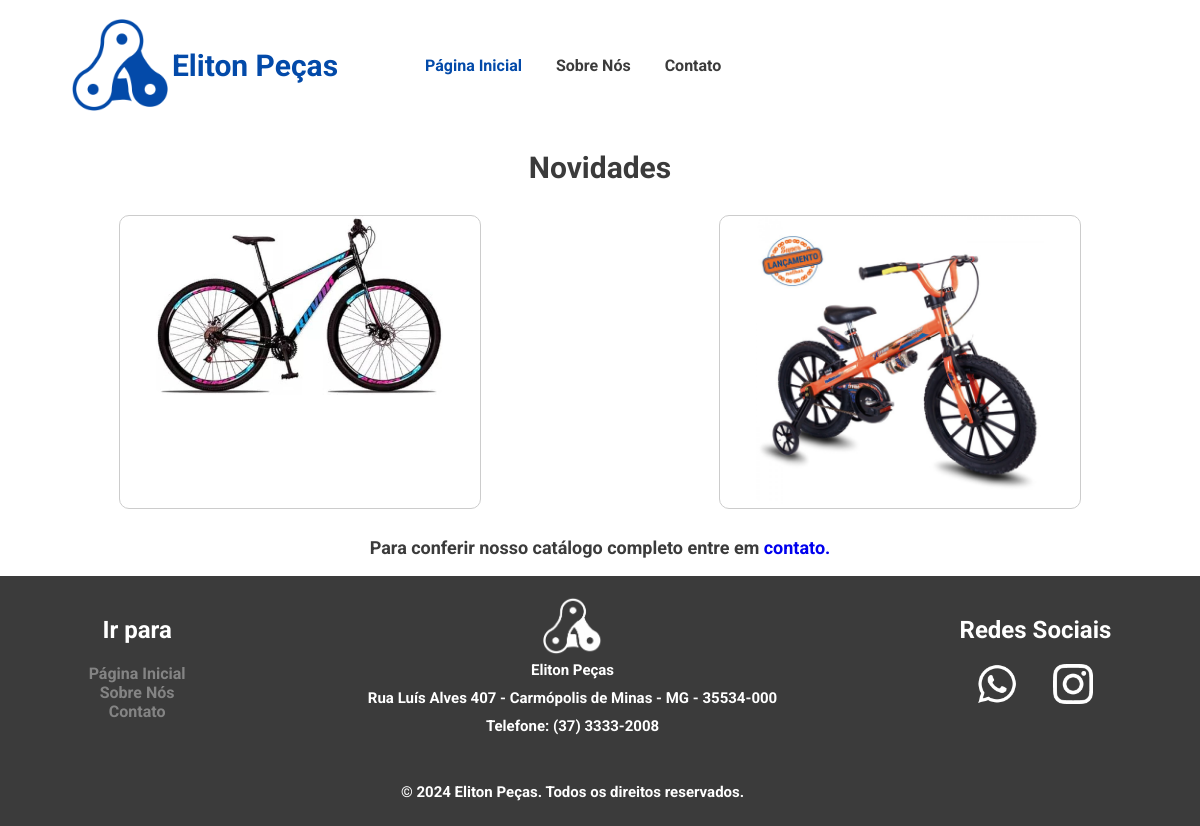
Before: / with the older database file.
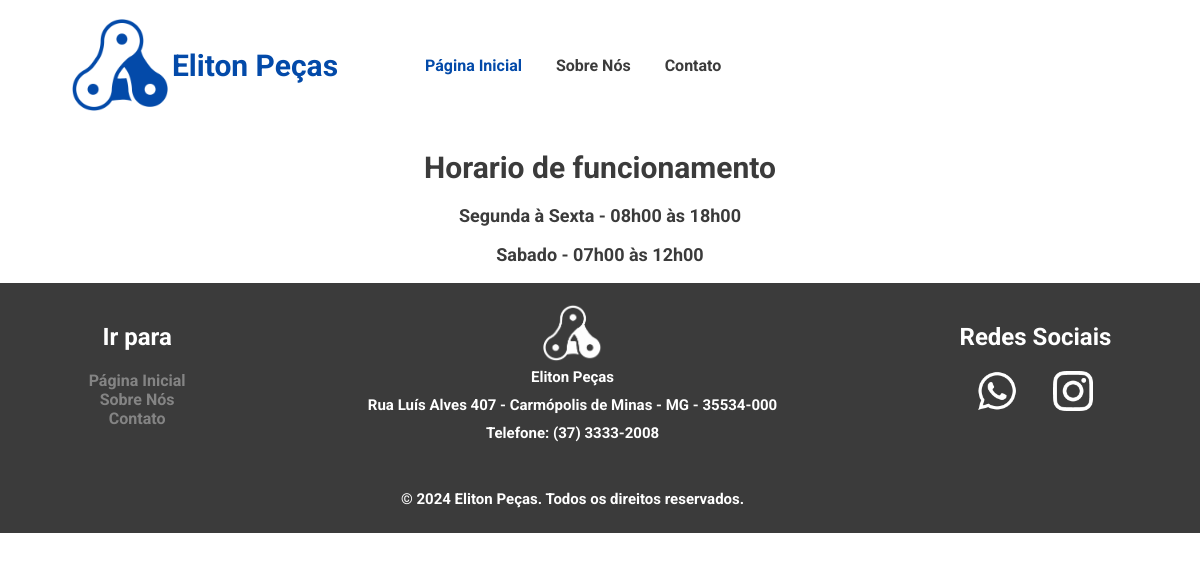
After: the same page with the newer database file.
### tables this page shows
CREATE TABLE produtos (
        id INTEGER PRIMARY KEY AUTOINCREMENT,
        titulo TEXT NOT NULL,
        descricao TEXT NOT NULL,
        tamanho REAL,
        marcha TEXT,
        freio TEXT,
        cor_primaria TEXT,
        cor_secundaria TEXT,
        imagem TEXT
    );

### app.py (the view)
@app.route('/')
def index():
    produtos = importar_produtos()
    return render_template('index.html', produtos=produtos)

### bd_control.py (called while the page is built)
def importar_produtos():
    conn = sqlite3.connect('bd.db')
    cur = conn.cursor()
    cur.execute("SELECT * FROM produtos")
    rows = cur.fetchall()
    return rows

### templates/index.html (shortened to what this page needs)
{% extends "base.html" %}
{% block content %}
{% if produtos %}
    <h1>Novidades</h1>
    <div class="produtos">
        {% for produto in produtos %}
            <div class="produto">
                <img src="{{ url_for('static', filename='produtos/' + produto[3]) }}" alt="Produto 1">
            </div>
        {% endfor %}
    </div>
    <p>Para conferir nosso catálogo completo entre em <a class="clicavel" href="{{ url_for('contato') }}">contato.</a></p>
{% else %}
    <h1>Horario de funcionamento</h1>
    <p>Segunda à Sexta - 08h00 às 18h00</p>
    <p>Sabado - 07h00 às 12h00</p>
{% endif %}
{% endblock %}

### templates/base.html (shortened to what this page needs)
<!DOCTYPE html>
<html lang="pt-BR">
<head>
    <link rel="stylesheet" href="{{ url_for('static', filename='css/style.css') }}">
</head>
<body>
    <div class="wrapper">
        <header>
            <div class="logo-name">
                <img class="logo" src="{{ url_for('static', filename='images/Logo_azul.png') }}">
                <h1>Eliton Peças</h1>
            </div>
            <nav>
                <ul>
                    <li class="{% if request.endpoint == 'index' %}active{% endif %}">
                        <a href="{{ url_for('index') }}">Página Inicial</a>
                    </li>
                    <li class="{% if request.endpoint == 'sobre' %}active{% endif %}">
                        <a href="{{ url_for('sobre') }}">Sobre Nós</a>
                    </li>
                    <li class="{% if request.endpoint == 'contato' %}active{% endif %}">
                        <a href="{{ url_for('contato') }}">Contato</a>
                    </li>
                </ul>
            </nav>
        </header>
        <main>
            {% block content %}{% endblock %}
        </main>
        <footer>
            <div class="footer-links">
                <div class="f-links">
                    <h2>Ir para</h2>
                    <a href="{{ url_for('index') }}" title='Ir para Página Inicial'>Página Inicial</a>
                    <a href="{{ url_for('sobre') }}" title="Ir para página Sobre Nós">Sobre Nós</a>
                    <a href="{{ url_for('contato') }}" title="Ir para página Contato">Contato</a>
                </div>
            </div>
            <div class="footer-info">
                <img src="{{ url_for('static', filename='images/Logo_branca.png') }}">
                <h1>Eliton Peças</h1>
                <p>Rua Luís Alves 407 - Carmópolis de Minas - MG - 35534-000</p>
                <p>Telefone: (37) 3333-2008</p>
                <br>
                <br>
                <p>© 2024 Eliton Peças. Todos os direitos reservados.</p>
            </div>
            <div class="footer-links">
                <h2>Redes Sociais</h2>
                <div class="f-socials">
                    <a class="clicavel" href="https://wa.me/553798571293" target="_blank">
                        <img src="{{ url_for('static', filename='images/whatsapp.png') }}" alt="WhatsApp">
                    </a>
                    <a class="clicavel" href="https://www.instagram.com/eliton_pecas/" target="_blank">
                        <img src="{{ url_for('static', filename='images/instagram_b.png') }}" alt="WhatsApp">
                    </a>
                </div>
            </div>
        </footer>
    </div>
</body>
</html>

### static/css/style.css (style rules this page uses)
body { margin: 0; padding: 0; font-family: "Roboto", sans-serif; font-weight: 700; font-style: normal; color: #3B3B3B; }
.wrapper { display: flex; flex-direction: column; flex: 1; height: 100%; }
main { height: 100%; }
body h1 { align-items: center; text-align: center; font-size: 30px; }
p { align-items: center; text-align: center; font-size: 18px; }
.clicavel { text-decoration: none; }
.logo-name { width: 400px; display: flex; flex-direction: row; align-items: center; text-align: center; justify-content: center; padding: 5px; font-size: 20px; }
header nav ul li img, .logo { width: 100px; }
header { background-color: #ffffff; color: #034AA9; padding: 10px 0; display: flex; align-items: center; text-align: center; }
nav ul { list-style: none; padding: 0; text-align: center; }
nav ul li { display: inline; margin: 0 15px; }
nav ul li a { color: #3B3B3B; text-decoration: none; transition: 0.2s; }
nav ul li.active a { color: #034AA9; }
footer { background-color: #034AA9; background-color: #3B3B3B; color: #fff; text-align: center; padding: 20px 0; position: inherit; width: 100%; bottom: 0; display: flex; justify-content: space-around; }
.f-links { flex-direction: column; }
.f-links a { display: flex; flex-direction: column; color: #ffffff60; text-decoration: none; transition: 0.2s; }
.f-socials { display: flex; justify-content: space-around; width: 100%; }
.f-socials a img { width: 40px; transition: 0.2s; }
.footer-info { align-items: center; text-align: center; justify-content: center; display: flex; flex-direction: column; }
.footer-info p, .footer-info h1 { margin: 5px; font-size: 15px; }
.footer-info img { width: 60px; height: auto; }

Changed rows visible on the page:
removed produtos: imagem (picture)
removed produtos: imagem (picture)
Other visible differences:
text no longer shown: "Novidades Para conferir nosso catálogo completo entre em contato."
text now shown: "Horario de funcionamento Segunda à Sexta - 08h00 às 18h00 Sabado - 07h00 às 12h00"
